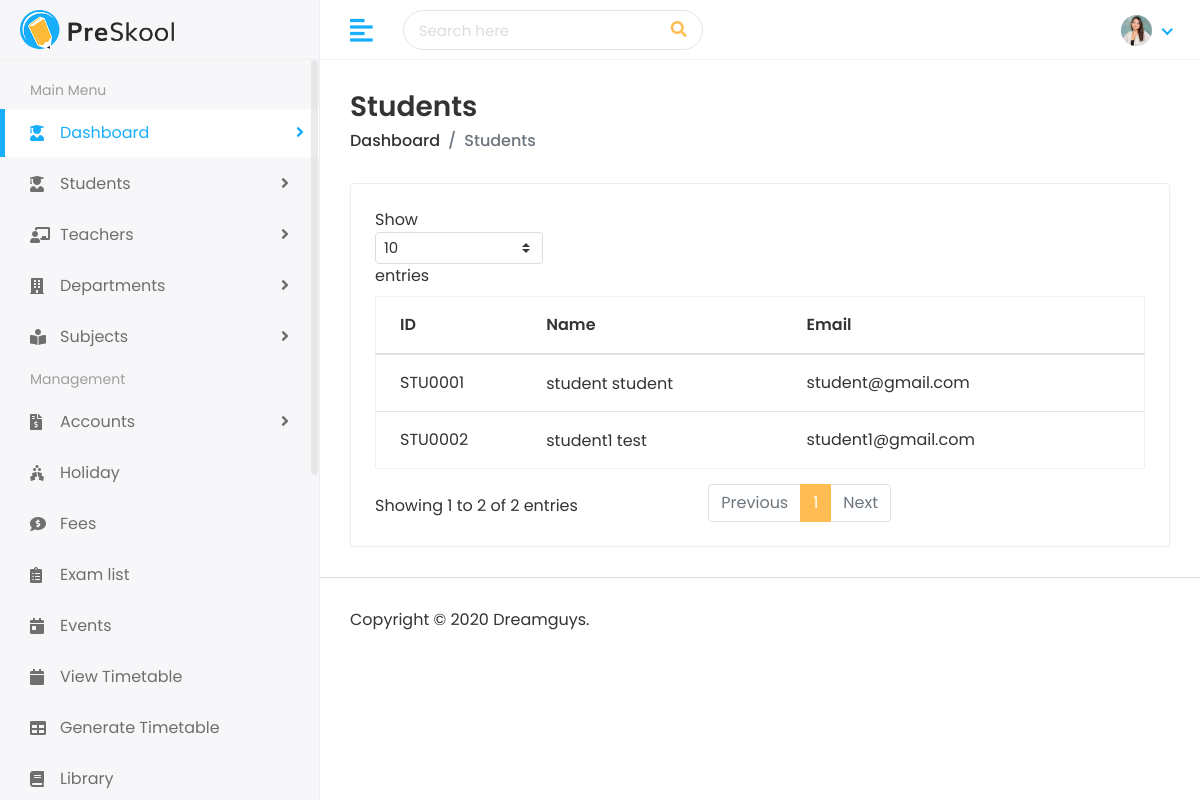
Screenshot of /student/ (signed in) with the database file from the repository.
### student/models.py (models this page shows, shortened)
class Student(models.Model):
   parent = models.ForeignKey(Parent, on_delete=models.CASCADE  , null=True, blank=True)
   user = models.OneToOneField(settings.AUTH_USER_MODEL, on_delete=models.SET_NULL, null=True, blank=True)
   first_name = models.CharField(max_length=100)
   last_name = models.CharField(max_length=100)
   student_id = models.CharField(max_length=200  )
   gender = models.CharField(max_length=10,
   choices=[('Male','Male'), ('Female','Female')])
   date_of_birth = models.DateField(null=True, blank=True)
   student_class = models.CharField(null=True, blank=True ,max_length=50 , choices=[('class A','class A'), ('class B','class B'), ('class C','class C')])
   joining_date = models.DateField(null=True, blank=True)
   mobile_number = models.CharField(null=True, blank=True,max_length=15)
   admission_number = models.CharField(null=True, blank=True ,max_length=20)
   section = models.CharField(null=True, blank=True , max_length=10)
   student_image = models.ImageField(
   upload_to='students/', null = True , blank=True)

### home_auth/models.py (models this page shows, shortened)
class CustomUser(AbstractUser):
    username = models.CharField(max_length=100, unique=True)
    email = models.EmailField(max_length=255, unique=True, db_index=True)
    is_authorized = models.BooleanField(default=False)
    login_token = models.CharField(max_length=6, blank=True, null=True)
    first_name = models.CharField(max_length=30, blank=True)
    last_name = models.CharField(max_length=30, blank=True)
    date_joined = models.DateTimeField(auto_now_add=True)
    is_student = models.BooleanField(default=False)
    is_admin = models.BooleanField(default=False)
    is_teacher = models.BooleanField(default=False)
    groups = models.ManyToManyField(
        'auth.Group',
        related_name=None,
        blank=True
    )
    user_permissions = models.ManyToManyField(
        'auth.Permission',
        related_name=None,
        blank=True
    )

### student/views.py (the view)
# urls.py: path('', views.student_list, name='student_list'),
@login_required
def student_list(request):
    students = Student.objects.all()
    return render(request, 'students/students.html', {'students': students})

### templates/students/students.html (shortened to what this page needs)
{% extends 'Home/base.html' %}
{% load static %}
{% block body %}
         <div class="page-wrapper">
            <div class="content container-fluid">
               <div class="page-header">
                  <div class="row align-items-center">
                     <div class="col">
                        <h3 class="page-title">Students</h3>
                        <ul class="breadcrumb">
                           <li class="breadcrumb-item"><a href="">Dashboard</a></li>
                           <li class="breadcrumb-item active">Students</li>
                        </ul>
                     </div>
                  </div>
               </div>
               <div class="row">
                  <div class="col-sm-12">
                     <div class="card card-table">
                        <div class="card-body">
                           <div class="table-responsive">
                              <table class="table table-hover table-center mb-0 datatable">
                                 <thead>
                                    <tr>
                                       <th>ID</th>
                                       <th>Name</th>
                                       <th>Email</th>
                                    </tr>
                                 </thead>
                                 <tbody>
                                    {% for student in students %}
                                    <tr>
                                       <td>{{ student.student_id}}</td>
                                       <td>
                                          <h2 class="table-avatar">
                                             <a href="{% url 'view_student' student.student_id %}">{{ student.user.first_name }} {{ student.user.last_name}}</a>
                                          </h2>
                                       </td>
                                       <td>{{ student.user.email }}</td>
                                    </tr>
                                    {% endfor %}
                                 </tbody>
                              </table>
                           </div>
                        </div>
                     </div>
                  </div>
               </div>
            </div>
            <footer>
               <p>Copyright © 2020 Dreamguys.</p>
            </footer>
         </div>
      </div>
   </body>
</html>
{% endblock %}

### static/assets/css/style.css (style rules this page uses)
html { height: 100%; }
body { background-color: #fff; color: #333; font-family: 'Poppins', sans-serif; font-size: 1rem; height: 100%; line-height: 1.5; overflow-x: hidden; }
h1, h2, h3, h4, h5, h6 { font-family: 'Poppins', sans-serif; margin-top: 0; }
ul, ol { padding: 0px; list-style: none; }
.table { color: #333; max-width: 100%; margin-bottom: 0; width: 100%; }
.table.dataTable { border-collapse: collapse !important; border: 1px solid rgba(0, 0, 0, 0.05); }
table.table td h2 { display: inline-block; font-size: inherit; font-weight: 400; margin: 0; padding: 0; vertical-align: middle; }
table.table td h2.table-avatar { align-items: center; display: inline-flex; font-size: inherit; font-weight: 400; margin: 0; padding: 0; vertical-align: middle; white-space: nowrap; }
table.table td h2 a { color: #333; }
.table thead tr th { font-weight: 600; }
.table tbody tr { border-bottom: 1px solid rgba(0, 0, 0, 0.05); }
.table.table-center td, .table.table-center th { vertical-align: middle; }
.card-table .card-body .table > thead > tr > th { border-top: 0; }
.card-table .card-body .table tr td:first-child, .card-table .card-body .table tr th:first-child { padding-left: 1.5rem; }
.card-table .card-body .table tr td:last-child, .card-table .card-body .table tr th:last-child { padding-right: 1.5rem; }
.card-table .table td, .card-table .table th { border-top: 1px solid #e2e5e8; padding: 1rem 0.75rem; white-space: nowrap; }
.card { border: 1px solid #ececf5; box-shadow: 0 1px 3px 0 rgba(0, 0, 0, 0.03); margin-bottom: 1.875rem; }
.card-body { padding: 1.5rem; }
footer { padding: 1.875rem 1.875rem; border-top: 1px solid #ddd; }
footer p { margin: 0px; }
.page-wrapper { margin-left: 320px; padding-top: 60px; position: relative; transition: all 0.4s ease; }
.page-wrapper > .content { padding: 1.875rem 1.875rem 0; }
.page-header { margin-bottom: 1.875rem; }
.page-header .breadcrumb { background-color: transparent; color: #6c757d; font-size: 1rem; font-weight: 500; margin-bottom: 0; padding: 0; }
.page-header .breadcrumb a { color: #333; }
.page-title { font-size: 28px; font-weight: 600; color: #333; margin-bottom: 5px; }

### rows the page displays
Student: student_id "STU0001", user.first_name "student", user.last_name "student", user.email "student@gmail.com"
Student: student_id "STU0002", user.first_name "student1", user.last_name "test", user.email "student1@gmail.com"
